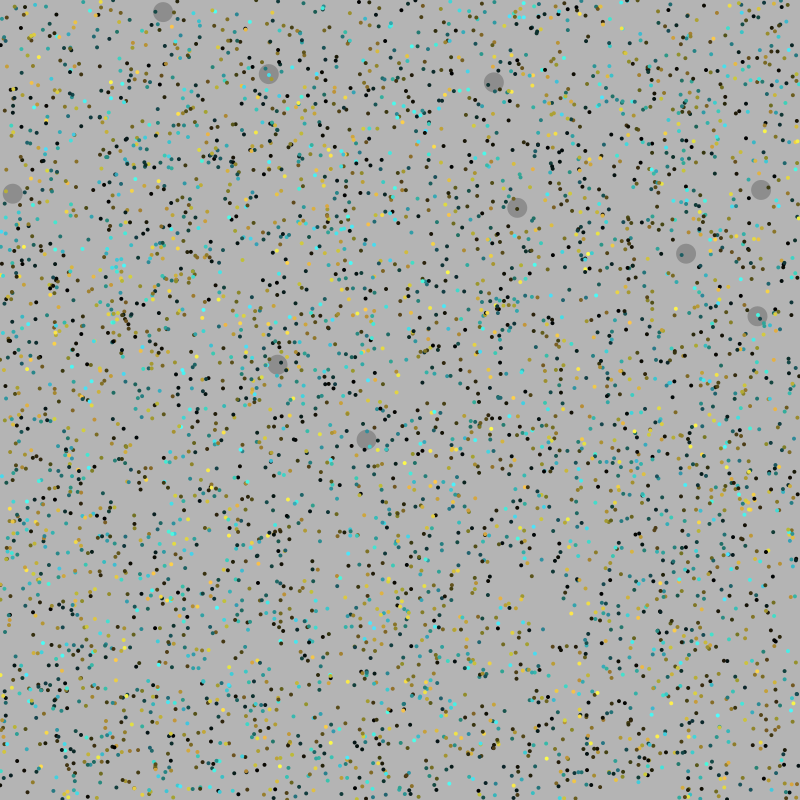
Frame 1 (no input)
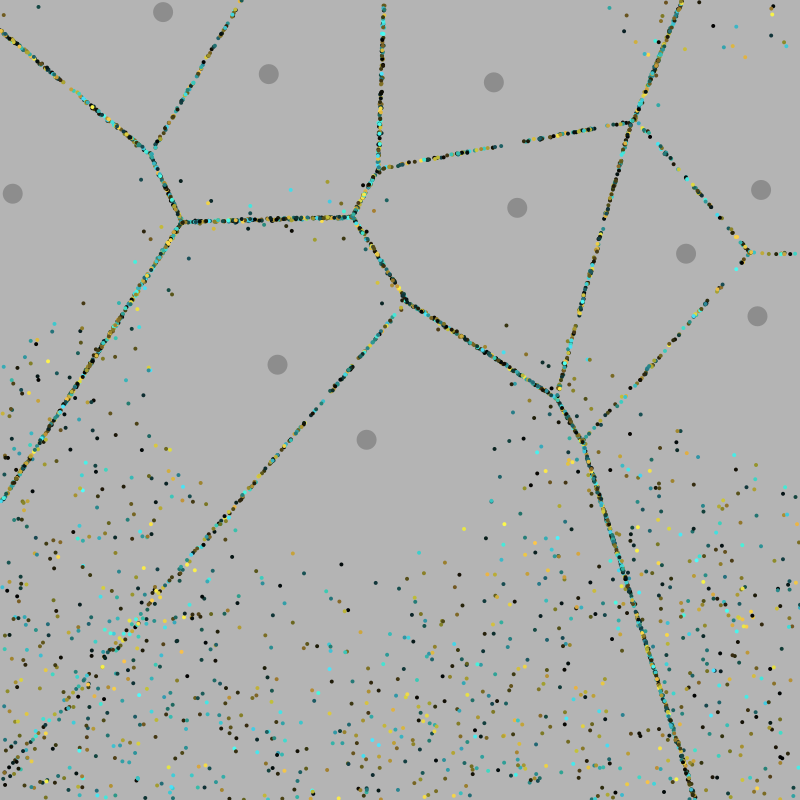
Frame 60 (the mouse pressed at the canvas centre just before this capture)
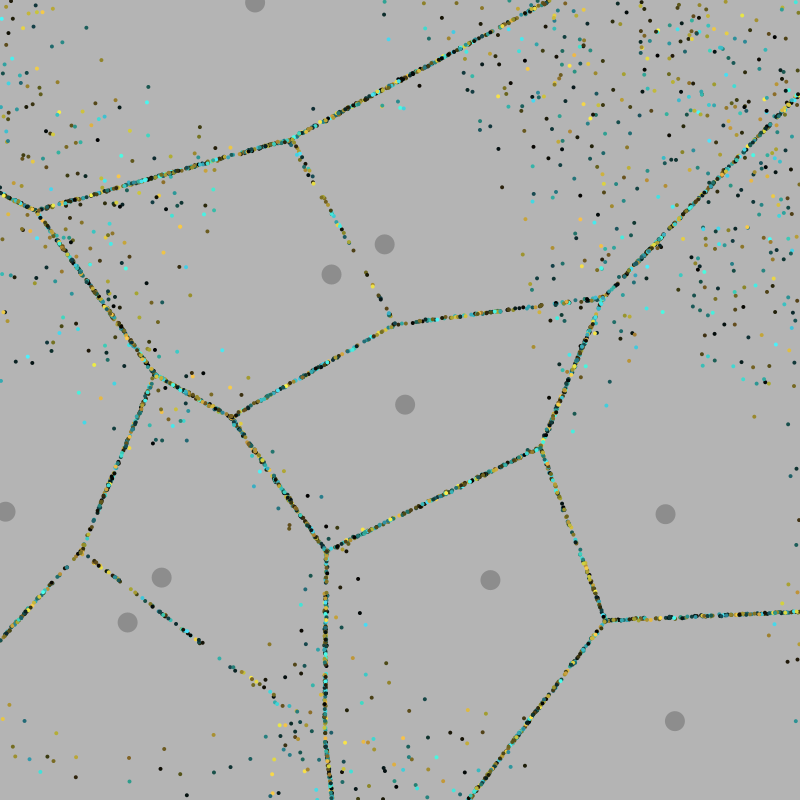
Frame 120 (the mouse held since frame 60 and released just before this capture)

The Processing sketch that drew these frames (run headless with seeded random() and noise(); from frame 60 on, the mouse is pressed at the canvas centre):

// Processing sketch: emergentVoronoi
// ── emergentVoronoi.pde
/*------------------------------------------------------------
Copyright (c) 2013, friends of Ed (An Apress Company)
All rights reserved.

The code provided here accompanies the book:

Processing: Creative Coding and Generative Art in Processing 2
By Ira Greenberg, Dianna Xu, and Deepak Kumar
friends of Ed (An APress Company), 2013
ISBN-13 978-1430244646
Please refer to the associated README for a full disclaimer.
------------------------------------------------------------*/
// emergentVoronoi.pde, chapter 9
// A Voronoi diagram drawn with an emergent system.
// Particles move to get further away from the closest site,
// until they are equidistant to two or more.
// Left mouse click releases one new particle at mouse point
// Right mouse click or any key press resets the entire system

PVector[] sites;  // sites
ArrayList ps;     // particles
int numSites = 10;
int numParticles = 5000;

void setup() {
  size(800, 800);
  smooth();
  colorMode(HSB, 360, 100, 100);
  sites = new PVector[numSites];
  reset();
} // end setup()

void draw() {
  background(255);
  // draws the sites
  for (int i=0; i<sites.length; i++) {
    noStroke();
    fill(200);
    ellipse(sites[i].x, sites[i].y, 20, 20);
  }
  // draws the particles
  for (int i=ps.size()-1; i>=0; i--) {
    Particle p = (Particle)ps.get(i);
    p.display();
    if (!p.converge()) {  // if p has not converged
      if (p.update()) {   // move p and if out of screen after moving
        ps.remove(i);     // remove particle from ps
      }
    }
  }
} // end draw()

// creates all new randomly placed sites and particles
void reset() {
  for (int i=0; i<sites.length; i++) {
    sites[i] = new PVector(random(width), random(height));
  }
  ps = new ArrayList();
  for (int i=0; i<numParticles; i++) {
    ps.add(new Particle(random(width), random(height)));
  }
} // end reset()

// left click adds a single particle, right click resets all
void mousePressed() {
  if (mouseButton == LEFT) {
    ps.add(new Particle(mouseX, mouseY));
  }
  else {
    reset();
  }
} // end mousePressed()

// pressing any key resets as well
void keyPressed() {
  reset();
} // end keyPressed()

// ── Particle.pde
class Particle {
  PVector center;
  float radius;
  PVector v;
  color c;
  boolean stable;  

  Particle(float x, float y) {
    center = new PVector(x, y, 0);
    radius = 2;
    // green/blue 50% of the time and yellow/gold 50% of the time
    if (random(1) < 0.5) {
      c = color(random(170, 190), 70, random(100));
    }
    else { 
      c = color(random(40, 60), 70, random(100));
    }
    int i = nearestSite();
    v = PVector.sub(center, sites[i]);
    v.normalize();
    stable = false;
  } // end Particle()

  void display() {
    fill(c);
    ellipse(center.x, center.y, radius*2, radius*2);
  } // end display()

  // returns the index of the nearest site, also sets
  // stable to true if the two nearest nodes are equidistant
  int nearestSite() {
    // start with first site as nearest and 2nd site as next nearest
    float minDist = PVector.dist(center, sites[0]);  // calculate distance to the current nearest site
    float minDist2 = PVector.dist(center, sites[1]); // calculate distance to the current 2nd nearest site
    int minIdx = 0;                                  // index of the current nearest site
    int minIdx2 = 1;                                 // index of the current 2nd nearest site
    for (int i=1; i<sites.length; i++) {
      float d = PVector.dist(center, sites[i]);
      if (d < minDist) {      // if site[i] is found closer
        minDist2 = minDist;   // swap nearest site as 2nd nearest site
        minIdx2 = minIdx;     // swap site[i] as nearest site
        minDist = d;
        minIdx = i;
      }
      else if (d < minDist2) { // if site[i] is between nearest site and 2nd nearest site
        minDist2 = d;          // swap site[i] as 2nd nearest site
        minIdx2 = i;
      }
    }
    // if equidistant to two nearest sites
    if (minDist2 - minDist < 1) {
      stable = true;
    }
    return minIdx;
  } // end nearestNode()

  boolean update() {
    center.add(v);
    int i = nearestSite();
    float d = PVector.dist(center, sites[i]); 
    v = PVector.sub(center, sites[i]);
    v.normalize();
    v.mult(2);
    //off the screen, should be removed from ps
    return (center.x > width || center.x < 0 || center.y > height  || center.y < 0);
  } // end update()

  boolean converge() {
    return stable;
  }
} // end class Particle
